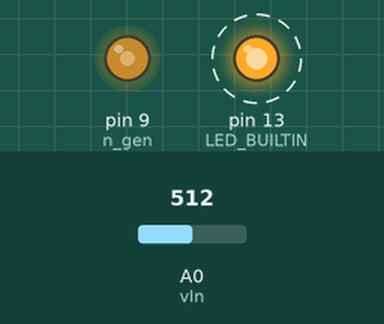
Simulated run of this sketch. Board: Arduino Uno, built with avr-gcc and run on an emulated ATmega328P. On the bench: output pins drawn as LEDs (lit = HIGH). Dashed ring = blinking. The inputs (shaded band) are chosen by the test bench; at power-on: A0 (vIn) = 512. What the sketch prints to the serial monitor is not drawn.

Above: at 0.2 s.
Timing chart, 0 to 3.0 s (numbered marks = the images above):
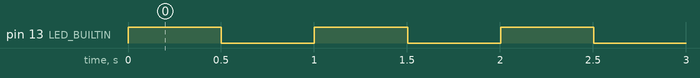

The sketch:

sketch_oct18a.ino
```cpp
// --- Mapemanto de Hardware ---
// #define     cs     13                           //chip select
// #define     wr     12                           //clock
// #define     dat    11                           //data
// #define     bl      5                           //backlight
#define n_gen  9  //oscilador para gerar tensão negativa
#define vIn    A0 //entrada para medida de tensão

// --- Variáveis Globais ---
const int  vMax = 5.0;
float     voltage = 0.0;  //armazena tensão lida


long average_volt();

void setup() {
  // put your setup code here, to run once:
  Serial.begin(9600);
  Serial.println("LIGADO");

  pinMode(LED_BUILTIN, OUTPUT);
  pinMode(n_gen, OUTPUT);  // config saída para oscilador de tensão negativa
  analogWrite(n_gen, 128); // onda quadrada para gerador de tensão negativa
}

void loop() {
  // put your main code here, to run repeatedly:
  digitalWrite(LED_BUILTIN, HIGH);

  voltage = (average_volt() * vMax) / 1023.0; //calcula tensão em volts

  delay(500);
  digitalWrite(LED_BUILTIN, LOW);
  Serial.println(voltage);
  delay(500);


}

/*
 * Calcula a Média de tensão
 * garante maior precisão na medida
 * returns long
 */
long average_volt() {
   unsigned char i;
   long volt_store = 0;

   // faz 10 leituras
   for (i=0; i<10; i++) {
    volt_store += analogRead(vIn);
   }

   // retorna a média das iterações
   return (volt_store / 10.0);
};
```

Measured:
- by itself, pin 13 (LED_BUILTIN): alternates HIGH for 0.50 s and LOW for 0.50 s
